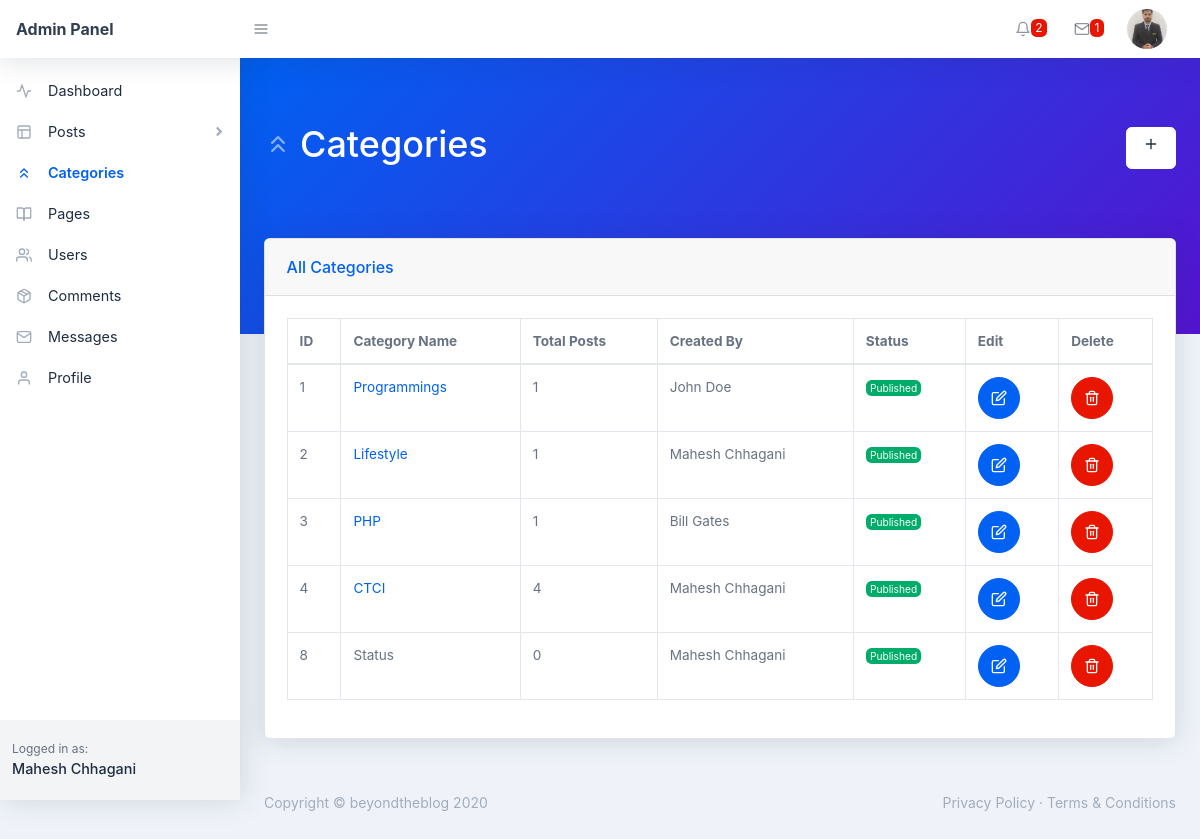
Screenshot of /beyondtheblog/backend/categories.php (signed in) with the database file from the repository.
### tables this page shows
CREATE TABLE `users` (
  `user_id` int(11) NOT NULL,
  `user_name` varchar(255) NOT NULL,
  `user_nickname` varchar(255) NOT NULL,
  `user_email` varchar(255) NOT NULL,
  `user_password` varchar(255) NOT NULL,
  `user_photo` text NOT NULL,
  `registered_on` varchar(255) NOT NULL,
  `user_role` varchar(255) NOT NULL DEFAULT 'Subscriber'
);

CREATE TABLE `categories` (
  `category_id` int(11) NOT NULL,
  `category_name` varchar(255) NOT NULL,
  `category_total_posts` int(11) NOT NULL,
  `total_post_views` int(11) NOT NULL,
  `category_status` varchar(155) NOT NULL DEFAULT 'Published',
  `created_on` varchar(255) NOT NULL,
  `created_by` varchar(155) NOT NULL
);

### beyondtheblog/backend/categories.php (the view, shortened to what this page needs)
<?php require_once('./includes/header.php'); ?>
    <body class="nav-fixed">
        <?php require_once('./includes/top-navbar.php'); ?>
        <div id="layoutSidenav">
            <div id="layoutSidenav_nav">
                <?php
                    $curr_page = basename(__FILE__);
                    require_once("./includes/left-sidebar.php");
                ?>
            </div>
            <div id="layoutSidenav_content">
                <main>
                    <div class="page-header pb-10 page-header-dark bg-gradient-primary-to-secondary">
                        <div class="container-fluid">
                            <div class="page-header-content d-flex align-items-center justify-content-between text-white">
                                <h1 class="page-header-title">
                                    <div class="page-header-icon"><i data-feather="chevrons-up"></i></div>
                                    <span>Categories</span>
                                </h1>
                                <a href="new-category.php" title="Add new category" class="btn btn-white">
                                    <div class="page-header-icon"><i data-feather="plus"></i></div>
                                </a>
                            </div>
                        </div>
                    </div>
                    <div class="container-fluid mt-n10">
                        <div class="card mb-4">
                            <div class="card-header">All Categories</div>
                            <div class="card-body">
                                <div class="datatable table-responsive">
                                    <table class="table table-bordered table-hover" id="dataTable" width="100%" cellspacing="0">
                                        <thead>
                                            <tr>
                                                <th>ID</th>
                                                <th>Category Name</th>
                                                <th>Total Posts</th>
                                                <th>Created By</th>
                                                <th>Status</th>
                                                <th>Edit</th>
                                                <th>Delete</th>
                                            </tr>
                                        </thead>
                                        <tbody>
                                            <?php
                                                $sql = "SELECT * FROM categories";
                                                $stmt = $pdo->prepare($sql);
                                                $stmt->execute();
                                                while($categories = $stmt->fetch(PDO::FETCH_ASSOC)) {
                                                    $category_id = $categories['category_id'];
                                                    $category_name = $categories['category_name'];
                                                    $category_total_posts = $categories['category_total_posts'];
                                                    $category_status = $categories['category_status'];
                                                    $created_by = $categories['created_by']; ?>
                                                    <tr>
                                                        <td><?php echo $category_id; ?></td>
                                                        <td>
                                                            <?php
                                                                if($category_total_posts == 0) { ?>
                                                                    <?php echo $category_name; ?>
                                                               <?php } else { ?>
                                                                    <a href="../categories.php?category_id=<?php echo $category_id; ?>&category_name=<?php echo $category_name; ?>" target="_blank">
                                                                        <?php echo $category_name; ?>
                                                                    </a>
                                                              <?php }
                                                            ?>
                                                        </td>
                                                        <td><?php echo $category_total_posts; ?></td>
                                                        <td><?php echo $created_by; ?></td>
                                                        <td>
                                                            <?php
                                                                if($category_status == 'Published') { ?>
                                                                    <div class="badge badge-success"><?php echo $category_status; ?></div>
                                                               <?php } else { ?>
                                                                    <div class="badge badge-warning"><?php echo $category_status; ?></div>
                                                               <?php }
                                                            ?>
                                                        </td>
                                                        <td>
                                                            <form action="edit-category.php" method="POST">
                                                                <button name="edit" type="submit" class="btn btn-blue btn-icon"><i data-feather="edit"></i></button>
                                                            </form>
                                                        </td>
                                                        <td>
                                                            <?php
                                                                if($category_total_posts == 0) { ?>
                                                                    <form action="categories.php" method="POST">
                                                                        <button name="delete-category" class="btn btn-red btn-icon"><i data-feather="trash-2"></i></button>
                                                                    </form>
                                                                <?php } else { ?>
                                                                    <button title="You can't delete category having a post!" name="delete-category" class="btn btn-red btn-icon"><i data-feather="trash-2"></i></button>
                                                                <?php }
                                                            ?>
                                                        </td>
                                                    </tr>
                                                <?php }
                                            ?>
                                        </tbody>
                                    </table>
                                </div>
                            </div>
                        </div>
                    </div>
                </main>
<?php require_once('./includes/footer.php'); ?>

### beyondtheblog/backend/includes/top-navbar.php (shortened to what this page needs)
<nav class="topnav navbar navbar-expand shadow navbar-light bg-white" id="sidenavAccordion">
    <a class="navbar-brand d-none d-sm-block" href="index.php">Admin Panel</a><button class="btn btn-icon btn-transparent-dark order-1 order-lg-0 mr-lg-2" id="sidebarToggle" href="#"><i data-feather="menu"></i></button>
    <ul class="navbar-nav align-items-center ml-auto">
        <li class="nav-item dropdown no-caret mr-3 dropdown-notifications">
            <a class="btn btn-icon btn-transparent-dark dropdown-toggle" id="navbarDropdownAlerts" href="#" role="button" data-toggle="dropdown" aria-haspopup="true" aria-expanded="false">
                <i data-feather="bell"></i>
                <span class="badge badge-red">2</span>
            </a>
        </li>
        <li class="nav-item dropdown no-caret mr-3 dropdown-notifications">
            <a class="btn btn-icon btn-transparent-dark dropdown-toggle" id="navbarDropdownMessages" href="#" role="button" data-toggle="dropdown" aria-haspopup="true" aria-expanded="false">
                <i data-feather="mail"></i>
                <span class="badge badge-red">1</span>
            </a>
        </li>
        <?php
            if(isset($_COOKIE['_uid_'])) {
                $user_id = base64_decode($_COOKIE['_uid_']);
            } else if(isset($_SESSION['user_id'])) {
                $user_id = $_SESSION['user_id'];
            } else {
                $user_id = -1;
            }
            $sql = "SELECT * FROM users WHERE user_id = :id";
            $stmt = $pdo->prepare($sql);
            $stmt->execute([
                ':id' => $user_id
            ]);
            $user = $stmt->fetch(PDO::FETCH_ASSOC);
            $user_photo = $user['user_photo'];
        ?>
        <li class="nav-item dropdown no-caret mr-3 dropdown-user">
            <a class="btn btn-icon btn-transparent-dark dropdown-toggle" id="navbarDropdownUserImage" href="javascript:void(0);" role="button" data-toggle="dropdown" aria-haspopup="true" aria-expanded="false"><img class="img-fluid" src="./assets/img/<?php echo $user_photo; ?>"/></a>
        </li>
    </ul>
</nav>

### beyondtheblog/backend/includes/left-sidebar.php (shortened to what this page needs)
<nav class="sidenav shadow-right sidenav-light">
    <div class="sidenav-menu">
        <div class="nav accordion" id="accordionSidenav">
            <?php
                if($curr_page == 'index.php') { ?>
                    <a class="nav-link collapsed pt-4 active" href="index.php">
                        <div class="nav-link-icon"><i data-feather="activity"></i></div>
                        Dashboard
                    </a>
                <?php } else { ?>
                    <a class="nav-link collapsed pt-4" href="index.php">
                        <div class="nav-link-icon"><i data-feather="activity"></i></div>
                        Dashboard
                    </a>
                <?php }
            ?>
            <?php
                if($curr_page == 'all-posts.php' || $curr_page == 'new-page.php' || $curr_page == 'edit-post.php') { ?>
                    <a class="nav-link" href="javascript:void(0);" data-toggle="collapse" data-target="#collapseLayouts" aria-expanded="true" aria-controls="collapseLayouts"><div class="nav-link-icon"><i data-feather="layout"></i></div>
                        Posts
                        <div class="sidenav-collapse-arrow"><i class="fas fa-angle-down"></i></div>
                    </a>
                    <div class="collapse show" id="collapseLayouts" data-parent="#accordionSidenav">
                        <nav class="sidenav-menu-nested nav accordion" id="accordionSidenavLayout">
                            <a class="nav-link" href="all-post.php">All Posts</a>
                            <a class="nav-link" href="add-new.php">Add New Post</a>
                        </nav>
                    </div>
               <?php } else { ?>
                    <a class="nav-link collapsed" href="javascript:void(0);" data-toggle="collapse" data-target="#collapseLayouts" aria-expanded="false" aria-controls="collapseLayouts"><div class="nav-link-icon"><i data-feather="layout"></i></div>
                        Posts
                        <div class="sidenav-collapse-arrow"><i class="fas fa-angle-down"></i></div>
                    </a>
               <?php }
            ?>
            <?php
                if($curr_page == 'new-category.php' || $curr_page == 'categories.php' || $curr_page == 'edit-category.php') { ?>
                    <a class="nav-link active" href="categories.php" ><div class="nav-link-icon"><i data-feather="chevrons-up"></i></div>
                        Categories
                    </a>
               <?php } else { ?>
                    <a class="nav-link" href="categories.php" ><div class="nav-link-icon"><i data-feather="chevrons-up"></i></div>
                        Categories
                    </a>
               <?php }
            ?>
            <a class="nav-link" href="pages.php" ><div class="nav-link-icon"><i data-feather="book-open"></i></div>
                Pages
            </a>
            <?php
                if($curr_page == 'user-update.php' || $curr_page == 'new-user.php' || $curr_page == 'users.php') { ?>
                    <a class="nav-link active" href="users.php" ><div class="nav-link-icon"><i data-feather="users"></i></div>
                        Users
                    </a>
                <?php } else { ?>
                    <a class="nav-link" href="users.php" ><div class="nav-link-icon"><i data-feather="users"></i></div>
                        Users
                    </a>
                <?php }
            ?>
            <a class="nav-link" href="comments.php" ><div class="nav-link-icon"><i data-feather="package"></i></div>
                Comments
            </a>
            <a class="nav-link" href="messages.php" ><div class="nav-link-icon"><i data-feather="mail"></i></div>
                Messages
            </a>
            <a class="nav-link" href="profile.php" ><div class="nav-link-icon"><i data-feather="user"></i></div>
                Profile
            </a>
        </div>
    </div>
    <div class="sidenav-footer">
        <div class="sidenav-footer-content">
            <div class="sidenav-footer-subtitle">Logged in as:</div>
            <?php
                if(isset($_COOKIE['_uid_'])) {
                    $user_id = base64_decode($_COOKIE['_uid_']);
                } else if(isset($_SESSION['user_id'])) {
                    $user_id = $_SESSION['user_id'];
                } else {
                    $user_id = -1;
                }
                $sql = "SELECT * FROM users WHERE user_id = :id";
                $stmt = $pdo->prepare($sql);
                $stmt->execute([
                    ':id' => $user_id
                ]);
                $user = $stmt->fetch(PDO::FETCH_ASSOC);
                $user_name = $user['user_name'];
            ?>
            <div class="sidenav-footer-title"><?php echo $user_name; ?></div>
        </div>
    </div>
</nav>

### rows the page displays
users: user_photo (picture), user_name "Mahesh Chhagani"
categories: category_id "1", category_name "Programmings", category_total_posts "1", created_by "John Doe", category_status "Published"
categories: category_id "2", category_name "Lifestyle", category_total_posts "1", created_by "Mahesh Chhagani", category_status "Published"
categories: category_id "3", category_name "PHP", category_total_posts "1", created_by "Bill Gates", category_status "Published"
categories: category_id "4", category_name "CTCI", category_total_posts "4", created_by "Mahesh Chhagani", category_status "Published"
categories: category_id "8", category_name "Status", category_total_posts "0", created_by "Mahesh Chhagani", category_status "Published"
